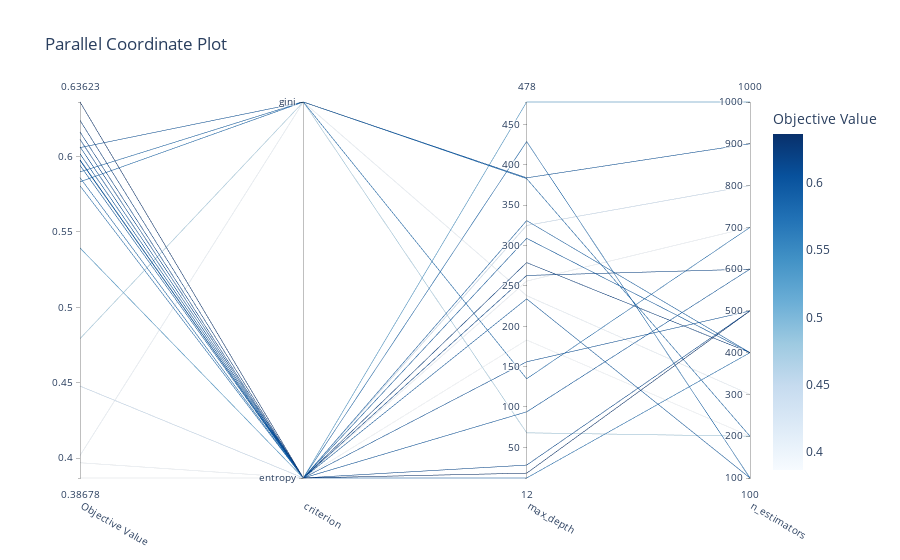

This figure's notebook cell:
### Code cell
# Plot the high-dimentional parameter relationships in a study.

optuna.visualization.plot_parallel_coordinate(study, params=['criterion', 'max_depth','n_estimators'])

### Figure 1 — Plotly figure (JSON) as saved in the notebook; plotly's stock layout.template omitted (floating-point values rounded to 4 significant figures)
{"data": [{"dimensions": [{"label": "Objective Value", "range": [0.3868, 0.6362], "values": [0.3868, 0.586, 0.5833, 0.4478, 0.4017, 0.3969, 0.5899, 0.6241, 0.5979, 0.4792, 0.5394, 0.5975, 0.6064, 0.6114, 0.6362, 0.6018, 0.5806, 0.5942, 0.606, 0.6163]}, {"label": "criterion", "range": [0, 1], "ticktext": ["entropy", "gini"], "tickvals": [0, 1], "values": [0, 0, 1, 0, 1, 0, 1, 0, 0, 1, 0, 0, 0, 0, 0, 0, 0, 0, 1, 0]}, {"label": "max_depth", "range": [12, 478], "values": [183, 429, 135, 325, 238, 256, 383, 279, 234, 68, 478, 309, 156, 28, 18, 94, 12, 331, 384, 263]}, {"label": "n_estimators", "range": [100, 1000], "values": [200, 100, 700, 800, 300, 700, 200, 400, 100, 200, 1000, 400, 500, 500, 500, 600, 400, 400, 900, 600]}], "labelangle": 30, "labelside": "bottom", "line": {"color": [0.3868, 0.586, 0.5833, 0.4478, 0.4017, 0.3969, 0.5899, 0.6241, 0.5979, 0.4792, 0.5394, 0.5975, 0.6064, 0.6114, 0.6362, 0.6018, 0.5806, 0.5942, 0.606, 0.6163], "colorbar": {"title": {"text": "Objective Value"}}, "colorscale": [[0, "rgb(247,251,255)"], [0.125, "rgb(222,235,247)"], [0.25, "rgb(198,219,239)"], [0.375, "rgb(158,202,225)"], [0.5, "rgb(107,174,214)"], [0.625, "rgb(66,146,198)"], [0.75, "rgb(33,113,181)"], [0.875, "rgb(8,81,156)"], [1, "rgb(8,48,107)"]], "reversescale": false, "showscale": true}, "type": "parcoords"}], "layout": {"title": {"text": "Parallel Coordinate Plot"}}}
